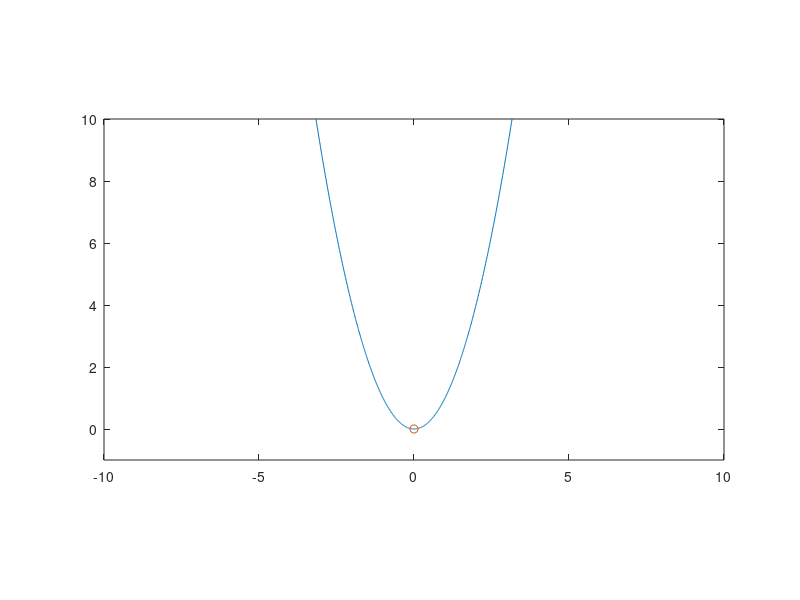

Recreate this plot in MATLAB. (Note: this script raises an error after producing the figure.)
t = 0:pi/100:2*pi;

R = 1;
x_ball = 0;
y_ball = 0;

X = -10:0.01:10;
Y = X.^2;

F = figure;
Pr = plot(X,Y);
hold on;
P_ball = plot(x_ball,y_ball,'o');
axis equal;
ylim([-1 10]);
xlim([-10 10]);

clock = 0;
h = 0.01;
z = [];
z(1) = 0;
x = [];
x(1) = -3;
i = 1;
while isvalid(F)
    pause(0.01);
 
    k1 = h * f(clock,x(i),z(i));
    m1 = h * g(clock,x(i),z(i));
    k2 = h * f(clock + h / 2, x(i) + k1 / 2,z(i) + m1 / 2);
    m2 = h * g(clock + h / 2, x(i) + k1 / 2,z(i) + m1 / 2);
    k3 = h * f(clock + h / 2, x(i) + k2 / 2,z(i) + m2 / 2);
    m3 = h * g(clock + h / 2, x(i) + k2 / 2,z(i) + m2 / 2);
    k4 = h * f(clock + h, x(i) + k3, z(i) + m3);
    m4 = h * g(clock + h, x(i) + k3, z(i) + m3);
    x(i + 1) = x(i) + (k1 + 2 * k2 + 2 * k3 + k4) / 6;
    z(i + 1) = z(i) + (m1 + 2 * m2 + 2 * m3 + m4) / 6;
    
    px = x_ball + x(i);
    py = y_ball + px.^2;
    set(P_ball,'XData',px);
    set(P_ball,'YData',py);
    drawnow
    clock = clock + h;
    i = i + 1;
end

